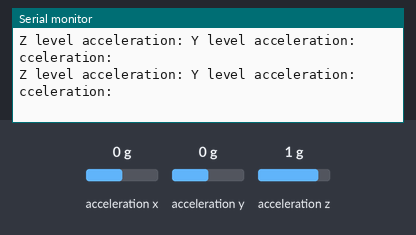
Simulated run of this sketch. Board: Arduino Uno, built with avr-gcc and run on an emulated ATmega328P. Parts: the last lines printed to the serial monitor. Inputs (shaded band) come from the test bench; at power-on: acceleration x 0 g, acceleration y 0 g, acceleration z 1 g.

Above: at 1.2 s.
1.3 s: acceleration x set to -1.4 g
3.3 s: acceleration y set to -1.4 g
At 4.2 s:
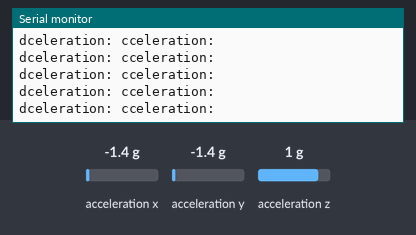
5.2 s: acceleration z set to -1.4 g
At 5.9 s:
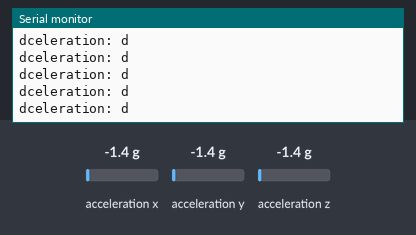
7.2 s: acceleration x set to -0.8 g
At 8.2 s:
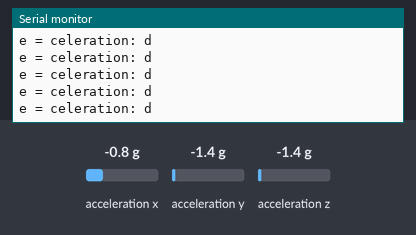
9.1 s: acceleration y set to -0.8 g
At 10.0 s:
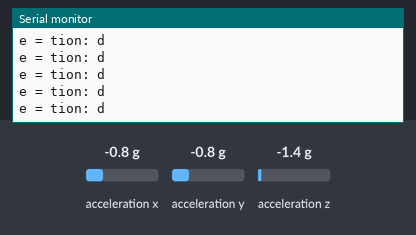
11.0 s: acceleration z set to -0.8 g
At 11.7 s:
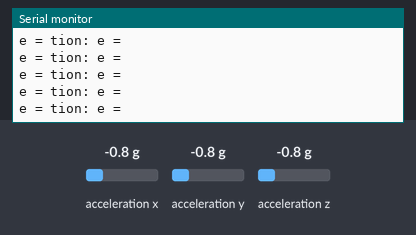

Measured:
- after the input at 3.3 s, the serial monitor: prints a new line after 0.07 s (image 1)
- after the input at 5.2 s, the serial monitor: prints a new line after 0.09 s (image 2)
- after the input at 7.2 s, the serial monitor: prints a new line after 0.07 s (image 3)
- after the input at 9.1 s, the serial monitor: prints a new line after 0.07 s (image 4)
- after the input at 11.0 s, the serial monitor: prints a new line after 0.07 s (image 5)

The sketch:

LIS3DH_accelerometer_reader.ino
```cpp
#include <Wire.h> //adafruit neopixel
#include <SPI.h>
#include <Adafruit_LIS3DH.h>
#include <Adafruit_Sensor.h> //Adafruit Unified Sensor by Adafruit <info@adafruit.com>

//for software SPI
#define LIS3DH__CLK 13
#define LIS3DH_MISO 12
#define LIS3DH_MOSI 11

//for hardware & software SPI
#define LIS3DH_CS 10

//software SPI
Adafruit_LIS3DH lis = Adafruit_LIS3DH(LIS3DH_CS, LIS3DH_MOSI, LIS3DH_MISO, LIS3DH__CLK);

void setup(void) {
    Serial.begin(9600);
    Serial.println("LIS3DH test");
    if (! lis.begin(0x18)) { //i2c address //can be changed to 0x19(?) for alternative address
        Serial.println("Couldn't start");
        while (1);
    }
    Serial.println("LIS3DH found");

    lis.setRange(LIS3DH_RANGE_16_G); //16 for +-16g //gives a good wider range
    Serial.print("Range = "); Serial.print(2 << lis.getRange());
    Serial.println("G");

}

void loop() {
    lis.read();
    sensors_event_t event;
    lis.getEvent(&event);

    int x_accel = event.acceleration.x;
    int y_accel = event.acceleration.y;
    int z_accel = event.acceleration.z;

    Serial.print("Z level acceleration: " + x_accel);
    Serial.print("Y level acceleration: " + y_accel);
    Serial.println("Z level acceleration: " + z_accel);
}
```
